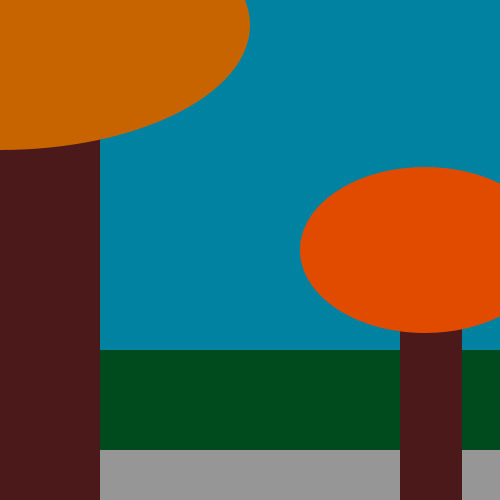
Frame 1 (no input)
Frame 60 (the mouse pressed at the canvas centre just before this capture): identical to frame 1, image omitted
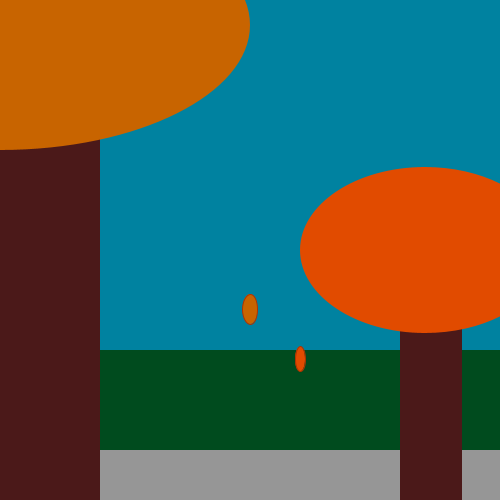
Frame 120 (the mouse held since frame 60 and released just before this capture)

The Processing sketch that drew these frames (run headless with seeded random() and noise(); from frame 60 on, the mouse is pressed at the canvas centre):

// Processing sketch: processing_76712
// ── processing_76712.pde

/*****************************************
 * Assignment #4
 * Name:         Emily Chang
 * E-mail:       echang@brynmawr.edu
 * Course:       CS 110 - Section 001
 * Submitted:    10/24/2012
 * 
 * This sketch depicts leaves falling from two trees planted 
 * next to a grass lined path.
***********************************************/
/*****************************************
 * Represents one leaf falling from each tree at the same time.
 * 
 * @author Emily Chang (echang@brynmawr.edu)
 *
***********************************************/
class FallLeaves {
  int locx; 
  int locy;
  int yspeed;

  FallLeaves (int xlocation, int ylocation) {
    locx = xlocation;
    locy = ylocation;
  }

  void display () {
    stroke (175, 50, 0);
    fill(200, 100, 0);
    ellipse(locx, locy, 15, 30);
    fill(225, 75, 0);
    ellipse (locx + 50, locy + 50, 10, 25);
}

  void speed () {
    locy ++;
  }
}

// The maximum number of objects that can be displayed at once
int Max_objects = 10;

// An array of all the created objects
FallLeaves [] leaves = new FallLeaves[Max_objects];

//index of created objects
int idxleaves = 0;

void setup() {
    size(500,500);
    smooth ();
}

void draw() {
  background(0, 130, 160);
//draw grass
noStroke();
  fill (0, 75, 30);
  rect(0,350, width, 100);
//draw concrete path
  fill(150);
  rect(0, 450, width, 50);
//draw trees
  noStroke();
  fill(75, 25, 25);
  rect(0, 0, width/5, height);
  rect(400, height/2, width/8, height);
  fill(200, 100, 0);
  ellipse(0, 25, width, height/2);
  fill(225, 75, 0);
  ellipse(width-75, height/2, width/2, height/3);  
//draw leaves if fewer than maximum (Max_objects) are on screen  
  for (int i = 0; i < Max_objects; i++) {
      if (leaves[i] != null) {
        leaves[i].display();
        leaves[i].speed();
      }
    }
}

void mousePressed () {
  leaves[idxleaves] = new FallLeaves(mouseX, mouseY);
  idxleaves = (idxleaves+1) % Max_objects;
}
